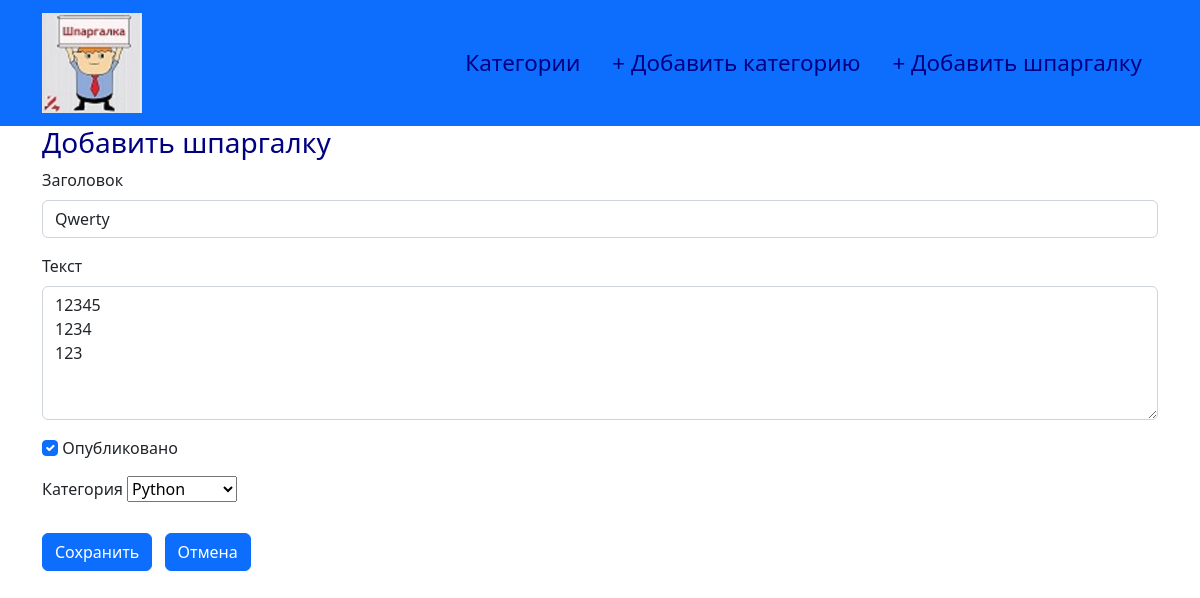
The app's page /sheet/8/edit with its own data.
### models.py (models this page shows, shortened)
class Sheet(db.Model):
    id = db.Column(db.Integer, primary_key=True)
    title = db.Column(db.String(255))
    text = db.Column(db.Text)
    category_id = db.Column(db.Integer, db.ForeignKey('category.id', ondelete='CASCADE'))
    created_at = db.Column(db.DateTime, server_default=db.func.now())
    updated_at = db.Column(db.DateTime, server_default=db.func.now(), server_onupdate=db.func.now())
    is_published = db.Column(db.Boolean, default=True)

### routes.py (the view, shortened to what this page needs)
@app.route('/sheet/<int:sheet_id>/edit', methods=['GET', 'POST'])
def edit_sheet(sheet_id):
    res = Sheet.query.get(sheet_id)
    form = SheetsForm(
        title=res.title,
        text=res.text,
        category_id=res.category_id,
        is_published=res.is_published
    )
    form.category_id.choices = [(c.id, c.name) for c in db.session.query(Category).all()]
    return render_template('add_sheet.html', form=form, title=res.title)

### forms.py
class SheetsForm(FlaskForm):
    title = StringField('Заголовок', validators=[DataRequired()])
    text = TextAreaField('Текст')
    category_id = SelectField('Категория', choices=[])
    is_published = BooleanField('Опубликовано')
    submit = SubmitField('Сохранить')

### templates/add_sheet.html (shortened to what this page needs)
{% extends "base.html" %}
{% block content %}
    <div class="container">
        <div class="col-12">
            <h3>Добавить шпаргалку</h3>
            <form action="" method="post">
                <p>
                    {{ form.title.label(class_="form-label") }} <br>
                    {{ form.title(class_="form-control") }}
                </p>
                <p>
                    {{ form.text.label(class_="form-label") }} <br>
                    {{ form.text(class_="form-control", rows_="5") }}
                </p>
                <p>
                    {{ form.is_published(class_="form-check-input") }}
                    {{ form.is_published.label(class_="form-check-label") }}
                </p>
                <p>
                    {{ form.category_id.label(class_="form-label m-") }}
                    {{ form.category_id }}
                </p>
                <span>
                    {{ form.submit(class_="btn btn-primary") }}
                </span>
                <span><a class="btn btn-primary m-2" href="{{ url_for('index') }}">Отмена</a></span>
            </form>
        </div>
    </div>
{% endblock %}

### static/css/my_style.css (style rules this page uses)
h3 { color: #000080; }

### records on screen
Sheet: title "Qwerty", text "12345 1234 123", is_published "☑", category_id "Python"
